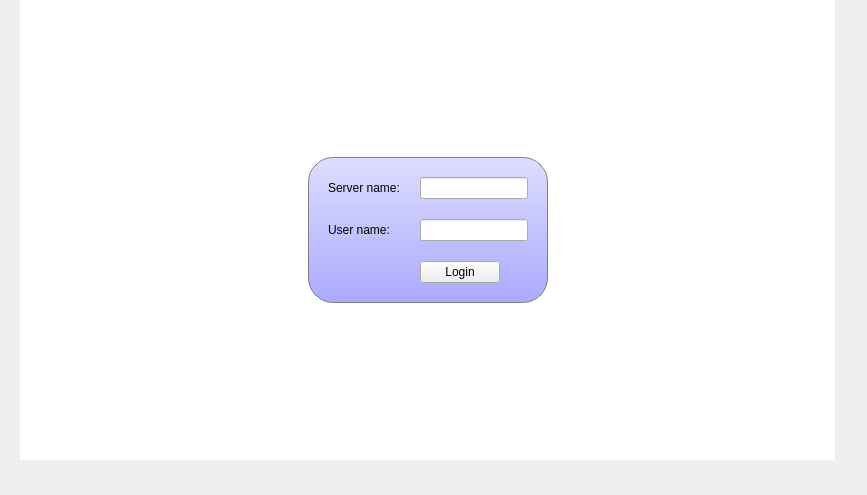
<?xml version="1.0" encoding="UTF-8"?>
<ui version="4.0">
 <class>ChatboxPage</class>
 <widget class="QWidget" name="ChatboxPage">
  <property name="geometry">
   <rect>
    <x>0</x>
    <y>0</y>
    <width>867</width>
    <height>495</height>
   </rect>
  </property>
  <property name="font">
   <font>
    <family>Ubuntu</family>
   </font>
  </property>
  <property name="windowTitle">
   <string>Chatter Box</string>
  </property>
  <property name="styleSheet">
   <string notr="true">#mainFrame {
border: none;
background: white;
}

#loginFrame {
background: qlineargradient(x1: 0, y1: 0, x2: 0, y2: 1, stop: 0 #ddf, stop: 1 #aaf);
border: 1px solid gray;
padding: 10px;
border-radius: 25px;
}</string>
  </property>
  <widget class="QWidget" name="centralwidget">
   <property name="geometry">
    <rect>
     <x>20</x>
     <y>0</y>
     <width>815</width>
     <height>460</height>
    </rect>
   </property>
   <layout class="QVBoxLayout" name="verticalLayout">
    <item>
     <widget class="QFrame" name="mainFrame">
      <property name="frameShape">
       <enum>QFrame::StyledPanel</enum>
      </property>
      <layout class="QVBoxLayout" name="verticalLayout_2">
       <item>
        <widget class="QStackedWidget" name="stackedWidget">
         <property name="currentIndex">
          <number>1</number>
         </property>
         <widget class="QWidget" name="chatPage">
          <layout class="QGridLayout" name="gridLayout">
           <item row="2" column="2">
            <widget class="QPushButton" name="sayButton">
             <property name="text">
              <string>Send</string>
             </property>
            </widget>
           </item>
           <item row="2" column="0" colspan="2">
            <widget class="QLineEdit" name="sayLineEdit"/>
           </item>
           <item row="1" column="1" colspan="2">
            <widget class="QListWidget" name="userListWidget">
             <property name="minimumSize">
              <size>
               <width>150</width>
               <height>0</height>
              </size>
             </property>
             <property name="maximumSize">
              <size>
               <width>150</width>
               <height>16777215</height>
              </size>
             </property>
            </widget>
           </item>
           <item row="0" column="2">
            <widget class="QPushButton" name="logoutButton">
             <property name="text">
              <string>Log OUT</string>
             </property>
            </widget>
           </item>
           <item row="0" column="0" rowspan="2">
            <widget class="QTextEdit" name="roomTextEdit">
             <property name="readOnly">
              <bool>true</bool>
             </property>
            </widget>
           </item>
          </layout>
         </widget>
         <widget class="QWidget" name="loginPage">
          <layout class="QGridLayout" name="gridLayout_3">
           <item row="0" column="1">
            <spacer name="verticalSpacer">
             <property name="orientation">
              <enum>Qt::Vertical</enum>
             </property>
             <property name="sizeHint" stdset="0">
              <size>
               <width>0</width>
               <height>0</height>
              </size>
             </property>
            </spacer>
           </item>
           <item row="1" column="0">
            <spacer name="horizontalSpacer">
             <property name="orientation">
              <enum>Qt::Horizontal</enum>
             </property>
             <property name="sizeHint" stdset="0">
              <size>
               <width>0</width>
               <height>0</height>
              </size>
             </property>
            </spacer>
           </item>
           <item row="1" column="1">
            <widget class="QFrame" name="loginFrame">
             <property name="sizePolicy">
              <sizepolicy hsizetype="Fixed" vsizetype="Fixed">
               <horstretch>0</horstretch>
               <verstretch>0</verstretch>
              </sizepolicy>
             </property>
             <property name="frameShape">
              <enum>QFrame::StyledPanel</enum>
             </property>
             <layout class="QGridLayout" name="gridLayout_2">
              <property name="spacing">
               <number>20</number>
              </property>
              <item row="0" column="0">
               <widget class="QLabel" name="label">
                <property name="text">
                 <string>Server name:</string>
                </property>
               </widget>
              </item>
              <item row="0" column="1">
               <widget class="QLineEdit" name="serverLineEdit"/>
              </item>
              <item row="1" column="0">
               <widget class="QLabel" name="label_2">
                <property name="text">
                 <string>User name:</string>
                </property>
               </widget>
              </item>
              <item row="1" column="1">
               <widget class="QLineEdit" name="userLineEdit"/>
              </item>
              <item row="2" column="1">
               <widget class="QPushButton" name="loginButton">
                <property name="sizePolicy">
                 <sizepolicy hsizetype="Fixed" vsizetype="Fixed">
                  <horstretch>0</horstretch>
                  <verstretch>0</verstretch>
                 </sizepolicy>
                </property>
                <property name="text">
                 <string>Login</string>
                </property>
               </widget>
              </item>
             </layout>
            </widget>
           </item>
           <item row="1" column="2">
            <spacer name="horizontalSpacer_2">
             <property name="orientation">
              <enum>Qt::Horizontal</enum>
             </property>
             <property name="sizeHint" stdset="0">
              <size>
               <width>0</width>
               <height>0</height>
              </size>
             </property>
            </spacer>
           </item>
           <item row="2" column="1">
            <spacer name="verticalSpacer_2">
             <property name="orientation">
              <enum>Qt::Vertical</enum>
             </property>
             <property name="sizeHint" stdset="0">
              <size>
               <width>0</width>
               <height>0</height>
              </size>
             </property>
            </spacer>
           </item>
          </layout>
         </widget>
        </widget>
       </item>
      </layout>
     </widget>
    </item>
   </layout>
  </widget>
 </widget>
 <tabstops>
  <tabstop>serverLineEdit</tabstop>
  <tabstop>userLineEdit</tabstop>
  <tabstop>loginButton</tabstop>
  <tabstop>roomTextEdit</tabstop>
  <tabstop>userListWidget</tabstop>
  <tabstop>sayLineEdit</tabstop>
  <tabstop>sayButton</tabstop>
 </tabstops>
 <resources/>
 <connections>
  <connection>
   <sender>sayLineEdit</sender>
   <signal>returnPressed()</signal>
   <receiver>sayButton</receiver>
   <slot>animateClick()</slot>
   <hints>
    <hint type="sourcelabel">
     <x>0</x>
     <y>0</y>
    </hint>
    <hint type="destinationlabel">
     <x>0</x>
     <y>0</y>
    </hint>
   </hints>
  </connection>
  <connection>
   <sender>serverLineEdit</sender>
   <signal>returnPressed()</signal>
   <receiver>userLineEdit</receiver>
   <slot>setFocus()</slot>
   <hints>
    <hint type="sourcelabel">
     <x>0</x>
     <y>0</y>
    </hint>
    <hint type="destinationlabel">
     <x>0</x>
     <y>0</y>
    </hint>
   </hints>
  </connection>
  <connection>
   <sender>userLineEdit</sender>
   <signal>returnPressed()</signal>
   <receiver>loginButton</receiver>
   <slot>animateClick()</slot>
   <hints>
    <hint type="sourcelabel">
     <x>0</x>
     <y>0</y>
    </hint>
    <hint type="destinationlabel">
     <x>0</x>
     <y>0</y>
    </hint>
   </hints>
  </connection>
 </connections>
</ui>
